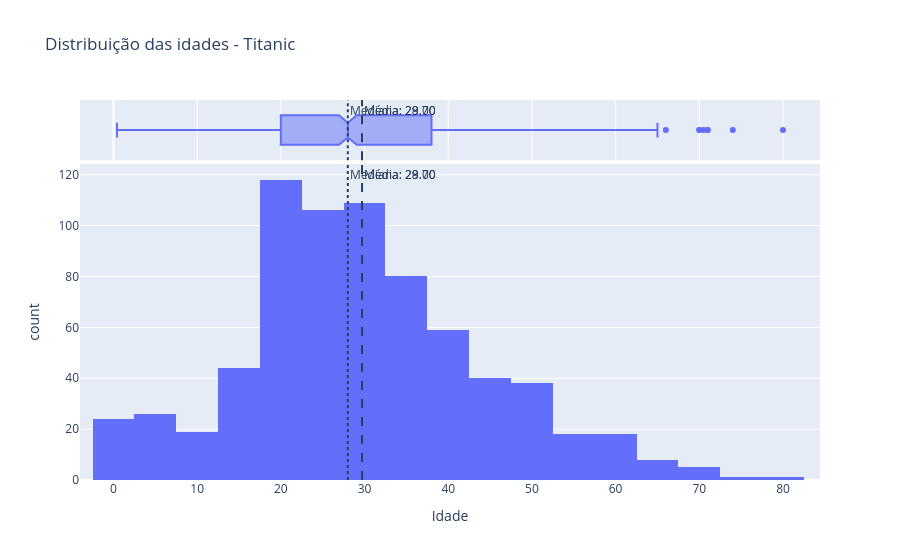

Notebook code cell kept with this figure:
### Code cell
import plotly.express as px

fig = px.histogram(
    data_frame=data_train,
    x='Idade',
    nbins=30,
    title='Distribuição das idades - Titanic',
    marginal='box'
)

# Linha da média
fig.add_vline(
    x=media,
    line_dash='dash',
    annotation_text=f'Média: {media:.2f}'
)

# Linha da mediana
fig.add_vline(
    x=mediana,
    line_dash='dot',
    annotation_text=f'Mediana: {mediana:.2f}'
)

fig.show()

### Figure 1 — Plotly figure (JSON) as saved in the notebook; plotly's stock layout.template omitted (floating-point values rounded to 4 significant figures; data arrays with more than 128 entries replaced by an {"elided": "..."} marker saying what was removed)
{"data": [{"bingroup": "x", "hovertemplate": "Idade=%{x}<br>count=%{y}<extra></extra>", "legendgroup": "", "marker": {"color": "#636efa", "pattern": {"shape": ""}}, "name": "", "nbinsx": 30, "orientation": "v", "showlegend": false, "type": "histogram", "x": {"elided": "891 float values"}, "xaxis": "x", "yaxis": "y"}, {"hovertemplate": "Idade=%{x}<extra></extra>", "legendgroup": "", "marker": {"color": "#636efa"}, "name": "", "notched": true, "showlegend": false, "type": "box", "x": {"elided": "891 float values"}, "xaxis": "x2", "yaxis": "y2"}], "layout": {"annotations": [{"showarrow": false, "text": "Média: 29.70", "x": 29.7, "xanchor": "left", "xref": "x", "y": 1, "yanchor": "top", "yref": "y domain"}, {"showarrow": false, "text": "Média: 29.70", "x": 29.7, "xanchor": "left", "xref": "x2", "y": 1, "yanchor": "top", "yref": "y2 domain"}, {"showarrow": false, "text": "Mediana: 28.00", "x": 28, "xanchor": "left", "xref": "x", "y": 1, "yanchor": "top", "yref": "y domain"}, {"showarrow": false, "text": "Mediana: 28.00", "x": 28, "xanchor": "left", "xref": "x2", "y": 1, "yanchor": "top", "yref": "y2 domain"}], "barmode": "relative", "legend": {"tracegroupgap": 0}, "shapes": [{"line": {"dash": "dash"}, "type": "line", "x0": 29.7, "x1": 29.7, "xref": "x", "y0": 0, "y1": 1, "yref": "y domain"}, {"line": {"dash": "dash"}, "type": "line", "x0": 29.7, "x1": 29.7, "xref": "x2", "y0": 0, "y1": 1, "yref": "y2 domain"}, {"line": {"dash": "dot"}, "type": "line", "x0": 28, "x1": 28, "xref": "x", "y0": 0, "y1": 1, "yref": "y domain"}, {"line": {"dash": "dot"}, "type": "line", "x0": 28, "x1": 28, "xref": "x2", "y0": 0, "y1": 1, "yref": "y2 domain"}], "title": {"text": "Distribuição das idades - Titanic"}, "xaxis": {"anchor": "y", "domain": [0, 1], "title": {"text": "Idade"}}, "xaxis2": {"anchor": "y2", "domain": [0, 1], "matches": "x", "showgrid": true, "showticklabels": false}, "yaxis": {"anchor": "x", "domain": [0, 0.8316], "title": {"text": "count"}}, "yaxis2": {"anchor": "x2", "domain": [0.8416, 1], "matches": "y2", "showgrid": false, "showline": false, "showticklabels": false, "ticks": ""}}}
